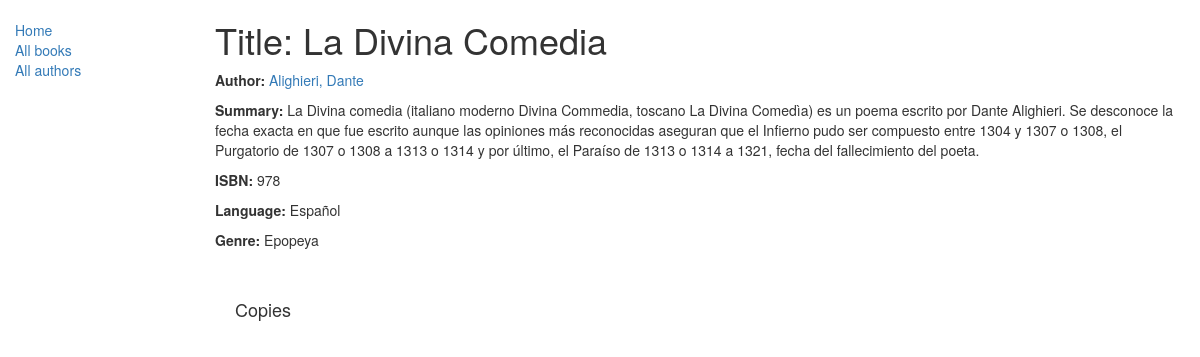
/catalog/book/2, run on the app's committed database.
### catalog/models.py (models this page shows, shortened)
class Book(models.Model):
    title = models.CharField(max_length=200)
    author = models.ForeignKey('Author', on_delete=models.SET_NULL, null=True)
    summary = models.TextField(max_length=1000, help_text="Enter a brief description of the book")
    isbn = models.CharField('ISBN', max_length=13,
                            help_text='13 Character <a href="https://www.isbn-international.org/content/what-isbn">'
                                      'ISBN number</a>')
    genre = models.ManyToManyField(Genre, help_text="Select a genre for this book")
    language = models.ForeignKey('Language', on_delete=models.SET_NULL, help_text="Select the language of the book",
                                 null=True)
    def display_genre(self):
        return ', '.join([genre.name for genre in self.genre.all()[:3]])
    display_genre.short_description = 'Genre'

class Author(models.Model):
    first_name = models.CharField(max_length=100)
    last_name = models.CharField(max_length=100)
    date_of_birth = models.DateField(null=True, blank=True)
    date_of_death = models.DateField('Died', null=True, blank=True)
    def __str__(self):
        return '%s, %s' % (self.last_name, self.first_name)

class Language(models.Model):
    language_name = models.CharField(max_length=200, help_text="This field contains the language of the selected book")
    def __str__(self):
        return self.language_name

class Genre(models.Model):
    name = models.CharField(max_length=200, help_text="Enter a book genre (e.g. Science Fiction, French Poetry etc.)")
    def __str__(self):
        return self.name

### catalog/views.py (the view)
# urls.py: url(r'^book/(?P<pk>\d+)$', views.BookDetailView.as_view(), name='book-detail'),
class BookDetailView(generic.DetailView):
    model = Book

### catalog/templates/catalog/book_detail.html (shortened to what this page needs)
{% extends "base_generic.html" %}
{% block content %}
  <h1>Title: {{ book.title }}</h1>
  <p><strong>Author:</strong> <a href="{% url 'author-detail' book.author.pk %}">{{ book.author }}</a></p>
  <p><strong>Summary:</strong> {{ book.summary }}</p>
  <p><strong>ISBN:</strong> {{ book.isbn }}</p>
  <p><strong>Language:</strong> {{ book.language }}</p>
  <p><strong>Genre:</strong> {% for genre in book.genre.all %} {{ genre }}{% if not forloop.last %}, {% endif %}{% endfor %}</p>
  <div style="margin-left:20px;margin-top:20px">
    <br>
    <h4>Copies</h4>
  </div>
{% endblock %}

### data on the page
Book: title "La Divina Comedia", author "Alighieri, Dante", summary "La Divina comedia (italiano moderno Divina Commedia, toscano La Divina Comedìa) es un poema escrito por Dante Alighieri. Se desconoce la fecha exacta en que fue escrito aunque las opiniones más reconocidas aseguran que el Infierno pudo ser compuesto entre 1304 y 1307 o 1308, el Purgatorio de 1307 o 1308 a 1313 o 1314 y por último, el Paraíso de 1313 o 1314 a 1321, fecha del fallecimiento del poeta.", isbn "978", language "Español"
Genre: name "Epopeya"
